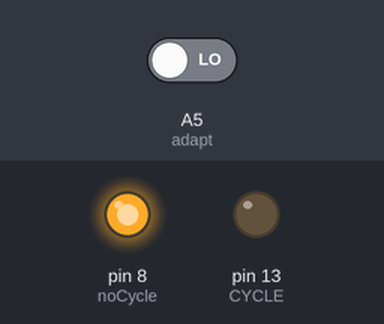
Simulated run of this sketch. Board: Arduino Mega 2560, built with avr-gcc and run on an emulated ATmega2560. On the bench: output pins drawn as LEDs (lit = HIGH). The test bench sets the inputs (shaded band); at power-on: A5 (adapt) LOW. What the sketch prints to the serial monitor is not drawn.

Above: at 9.8 s.
9.9 s: A5 (adapt) driven HIGH
At 11.2 s:
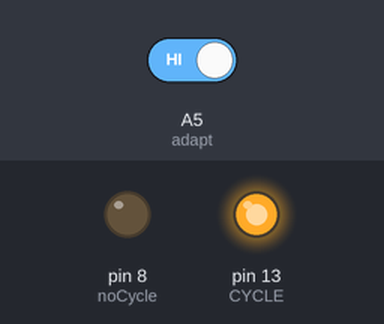
Timing chart, 0 to 20.5 s (numbered marks = the images above; inputs shaded):
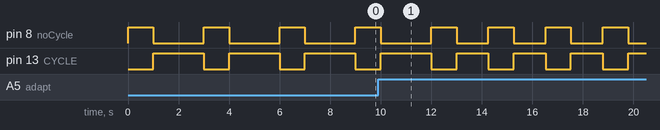

Measured:
- by itself, pin 8 (noCycle): repeats every 2.3 s: HIGH 1.0 s, LOW 1.3 s
- by itself, pin 13 (CYCLE): repeats every 2.3 s: LOW 1.0 s, HIGH 1.3 s

The sketch:

Scheduler.ino
```cpp
#include <SoftwareSerial.h>
#include "Communication.h"
SoftwareSerial pulse(50, 12); //Rx, Tx
SoftwareSerial temp(51, 11);
SoftwareSerial glucose(52,10); //Rx, Tx
SoftwareSerial hub(53, 9); //Rx, Tx

const int CYCLE = 13;
const int noCycle = 8;
const int adapt = A5;

//this is the actual frq of the modules
//this value is determiend by the central hub
float actual[3] = {0, 0.5, 0.5};
//these values can be used to shut down a component
//right now they are used to reference if a component is online or offline
bool tActive = true;
const int tPower;

bool pActive = true;
const int pPower = 2;

bool gActive = true;
const int gPower;

//these are the parameters for the adaptation
//the goal
float setpoint = 1;
//float offset = 0.25;
//the stepsize
float gain = 0.0001;
//and the tolerance we allow +/- the setpoint
float tolerance = 0.15;

//functionality of the cost engine

//the strategy features the frq of the components, first the hub, then the pulse sensor, then the temp sensor
float strategy[3] = {0, 0.5, 0.5};
//here we save the last strategy for comparison purpose
float oldStrategy[] = {0, 0.5, 0.5};
float calculate_qos(float s[3]) {
  float a = 0;
  float b = 0;
  if (pActive)
    //we derive how much the actual strategy differs from the calculated strategy
    //and multiply this with the new strategy
    a = (oldStrategy[1] / actual[1]) * s[1];
  if (tActive)
    b = (oldStrategy[2] / actual[2]) * s[2];
  //if both sensors are offline, we can't find a good strategy
  if (!pActive && !tActive) return -1;
  return a + b;
}
/*
void plan() {
  //float c_curr = calculate_qos(actual);
  float c_curr = calculate_qos(strategy);
  float error = setpoint - c_curr;

  byte sensor_num = 0;
  if (pActive) sensor_num++;
  if (tActive) sensor_num++;

  //Divide error and setpoint by the number of sensors
  error /= sensor_num;
  setpoint /= sensor_num;
  //this is pretty similar to the ROS-BSN
  float c_new = c_curr; // set offset
  c_new /= sensor_num;
  float prev[3];
  float c_prev = 0;
  if (error > 0 ) {
    do {
      //here we just loop over all components at the same time
      for (byte a = 0; a < 3; a++) prev[a] = strategy[a];
      c_prev = c_new;
      //for each sensor we set the new strategy
      for (byte i = 0; i < 3; i++) {
        if (i != 0) {
          strategy[i] += gain * error;
        } else {
          strategy[i] = 0;
        }
      }
      //we then check if the new strategy is adequate
      c_new = calculate_qos(strategy);
      c_new /= sensor_num;
    } while (c_new < setpoint  && c_prev < c_new && strategy[1] > 0 && strategy[2] > 0);
  } else if (error < 0) {
    do {
      for (byte a = 0; a < 3; a++) prev[a] = strategy[a];
      c_prev = c_new;
      //for each sensor we set the new strategy
      for (byte i = 0; i < 3; i++) {
        if (i != 0) {
          strategy[i] += gain * error;
        } else {
          strategy[i] = 0;
        }
      }
      //we then check if the new strategy is adequate
      c_new = calculate_qos(strategy);
      c_new /= sensor_num;
    } while (c_new > setpoint  && c_prev > c_new && strategy[1] > 0 && strategy[2] > 0);
  }

  //since we overshot a little bit, here we go one step back again
  for (byte a = 0; a < 3; a++) strategy[a] = prev[a];
  c_new = calculate_qos(strategy);
  c_new /= sensor_num;

  //now we optimize again for every component itself
  for (byte i = 1; i < 3; i++) {
    if (error > 0 ) {
      do {
        for (byte a = 0; a < 3; a++) prev[a] = strategy[a];
        c_prev = c_new;
        //for each sensor we set the new strategy

        if (i != 0) {
          strategy[i] += gain * error;
        } else {
          strategy[i] = 0;
        }

        //we then check if the new strategy is adequate
        c_new = calculate_qos(strategy);
        c_new /= sensor_num;
      } while (c_new < setpoint  && c_prev < c_new && strategy[i] > 0);
    } else if (error < 0) {
      do {
        for (byte a = 0; a < 3; a++) prev[a] = strategy[a];
        c_prev = c_new;
        //for each sensor we set the new strategy

        if (i != 0) {
          strategy[i] += gain * error;
        } else {
          strategy[i] = 0;
        }

        //we then check if the new strategy is adequate
        c_new = calculate_qos(strategy);
        c_new /= sensor_num;
      } while (c_new > setpoint  && c_prev > c_new && strategy[i] > 0 );
    }
  }


  //since we overshot a little bit, here we go one step back again
  for (byte a = 0; a < 3; a++) strategy[a] = prev[a];
  c_new = calculate_qos(strategy);
  c_new /= sensor_num;

  //obviously we can't have a negative frq at any point
  bool negative_cost = false;
  for (byte j = 1; j < 3; j++)
    //if(strategy[j] is cost
    if (strategy[j] < 0 ) {
      negative_cost = true;
      break;
    }
  //if there is no negative frq in the strategy, it's okay to use it
  if (negative_cost) {
    Serial.println("We have a negative frq in our strategy.. :/");
    for (byte a = 0; a < 3; a++) strategy[a] = oldStrategy[a];
  }
  else {
    Serial.println("New strategy was found:");
    Serial.println(strategy[0]);
    Serial.println(strategy[1]);
    Serial.println(strategy[2]);
    execute();
    for (byte a = 0; a < 3; a++) {
      oldStrategy[a] += strategy[a];
      oldStrategy[a] /= 2;
    }
    //for (byte a = 0; a < 3; a++) actual[a] = strategy[a] + 100;

  }
  setpoint *= sensor_num;
}
*/


/**
  this is used to transmit the strategy to the components
  in ROS this is done by the enactor
  we only publish strategies that are >150, otherwise we might mess up a component
  so there may be problems if a stretegy features a strategy <150!! TODO
*/


void setup() {
  pinMode(CYCLE, OUTPUT);
  pinMode(noCycle, OUTPUT);
  digitalWrite(CYCLE, LOW);
  digitalWrite(noCycle, HIGH);
  pinMode(adapt, INPUT);
  pinMode(pPower, INPUT);
  pinMode(tPower, INPUT);
  pinMode(gPower, INPUT);
  /*if(digitalRead(pPower) == HIGH)
    pActive = true;
  else
    pActive = false;
  if(digitalRead(tPower) == HIGH)
    tActive = true;
  else
    tActive = false;
  if(digitalRead(gPower) == HIGH)
    gActive = true;
  else
    gActive = false;
*/
  temp.begin(9600);
  pulse.begin(9600);
  glucose.begin(9600);
  hub.begin(9600);
  Serial.begin(9600);
  Serial.println("Adaptation Engine starting");
  hub.listen();
}

void afterAdapt() {
  delay(1000);
  //scehduler cycle starts
  digitalWrite(noCycle, LOW);
  digitalWrite(CYCLE, HIGH);
  float i = 0;
  if(pActive){
    i+=250;
    Communication::sendLongData(i, &pulse);
    Serial.println("Temp sensor requested");
  }
  if(tActive){
    i+=250;
    Communication::sendLongData(i, &temp);
  }
  if(gActive){
    i+=250;
    Communication::sendLongData(i, &glucose);
  }
  delay((int) i + 500);
  digitalWrite(CYCLE, LOW);
  digitalWrite(noCycle, HIGH);
}

void loop(){
  delay(1000);
  digitalWrite(noCycle, LOW);
  digitalWrite(CYCLE, HIGH);
  delay(2000);
  digitalWrite(CYCLE, LOW);
  digitalWrite(noCycle, HIGH);
  if(digitalRead(adapt) == HIGH){
    Serial.println("Adapation noticed");
    while(true) afterAdapt();
  }
}
```
